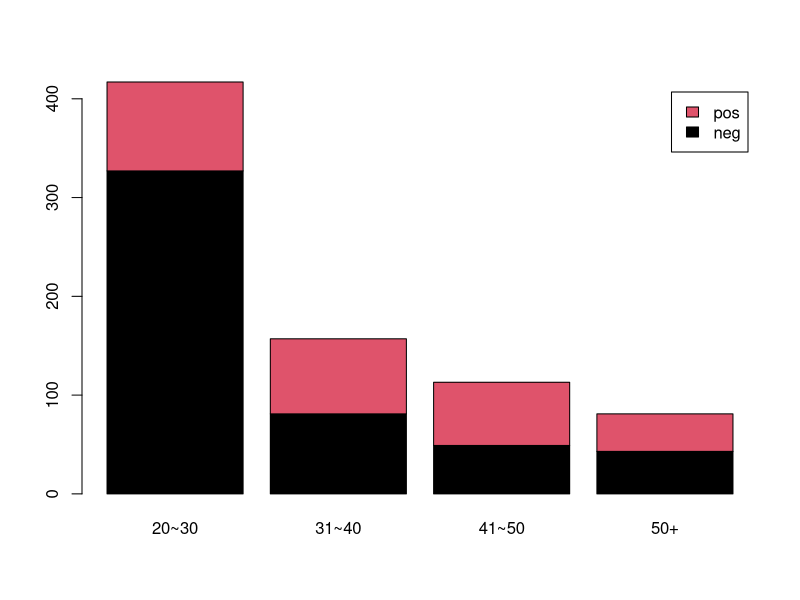

Here is the R script that generated this plot:
pima <- read.csv('./data/pima2.csv', header = T)

classify <- function(age) {
    if (age <= 19) {
        return('0~19')
    }else if (20 <= age && age <= 30) {
        return('20~30')
    }else if (31 <= age && age <= 40) {
        return('31~40')
    }else if (41 <= age && age <= 50) {
        return('41~50')
    }else {
        return('50+')
    }
}

pima$age <- unlist(lapply(pima$age, classify))
tbl <- table(pima$age, pima$diabetes)
tbl
barplot(t(tbl), col = 1:2, legend = colnames(tbl))